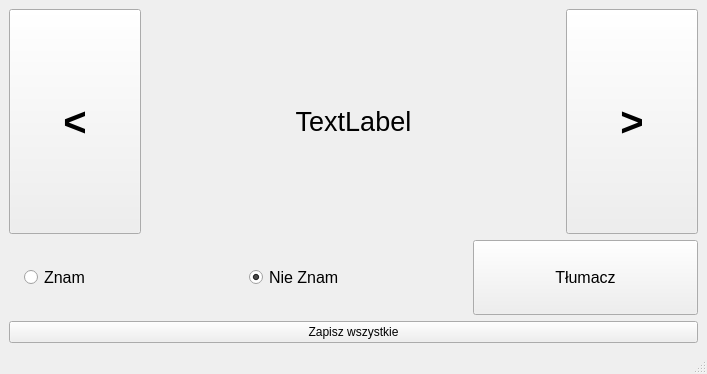
<?xml version="1.0" encoding="UTF-8"?>
<ui version="4.0">
 <class>MostFrequentList</class>
 <widget class="QMainWindow" name="MostFrequentList">
  <property name="geometry">
   <rect>
    <x>0</x>
    <y>0</y>
    <width>707</width>
    <height>374</height>
   </rect>
  </property>
  <property name="windowTitle">
   <string>MainWindow</string>
  </property>
  <widget class="QWidget" name="centralwidget">
   <layout class="QGridLayout" name="gridLayout">
    <item row="0" column="0">
     <layout class="QVBoxLayout" name="verticalLayout_3">
      <item>
       <layout class="QVBoxLayout" name="verticalLayout_2" stretch="3,1">
        <item>
         <layout class="QVBoxLayout" name="verticalLayout">
          <item>
           <layout class="QHBoxLayout" name="horizontalLayout_2" stretch="1,3,1">
            <property name="spacing">
             <number>14</number>
            </property>
            <property name="sizeConstraint">
             <enum>QLayout::SetNoConstraint</enum>
            </property>
            <item>
             <widget class="QPushButton" name="go_left_button">
              <property name="sizePolicy">
               <sizepolicy hsizetype="Minimum" vsizetype="Preferred">
                <horstretch>0</horstretch>
                <verstretch>0</verstretch>
               </sizepolicy>
              </property>
              <property name="font">
               <font>
                <pointsize>30</pointsize>
                <weight>75</weight>
                <bold>true</bold>
               </font>
              </property>
              <property name="text">
               <string>&lt;</string>
              </property>
              <property name="shortcut">
               <string>Left</string>
              </property>
             </widget>
            </item>
            <item>
             <widget class="QLabel" name="word_label">
              <property name="font">
               <font>
                <family>MS Shell Dlg 2</family>
                <pointsize>20</pointsize>
                <weight>50</weight>
                <bold>false</bold>
                <stylestrategy>PreferAntialias</stylestrategy>
               </font>
              </property>
              <property name="frameShape">
               <enum>QFrame::NoFrame</enum>
              </property>
              <property name="text">
               <string>TextLabel</string>
              </property>
              <property name="textFormat">
               <enum>Qt::AutoText</enum>
              </property>
              <property name="scaledContents">
               <bool>true</bool>
              </property>
              <property name="alignment">
               <set>Qt::AlignCenter</set>
              </property>
              <property name="indent">
               <number>1</number>
              </property>
             </widget>
            </item>
            <item>
             <widget class="QPushButton" name="go_right_button">
              <property name="enabled">
               <bool>true</bool>
              </property>
              <property name="sizePolicy">
               <sizepolicy hsizetype="Minimum" vsizetype="Preferred">
                <horstretch>0</horstretch>
                <verstretch>0</verstretch>
               </sizepolicy>
              </property>
              <property name="font">
               <font>
                <pointsize>30</pointsize>
                <weight>75</weight>
                <bold>true</bold>
               </font>
              </property>
              <property name="text">
               <string>&gt;</string>
              </property>
              <property name="shortcut">
               <string>Right</string>
              </property>
              <property name="flat">
               <bool>false</bool>
              </property>
             </widget>
            </item>
           </layout>
          </item>
         </layout>
        </item>
        <item>
         <layout class="QHBoxLayout" name="horizontal_layout">
          <property name="spacing">
           <number>0</number>
          </property>
          <property name="sizeConstraint">
           <enum>QLayout::SetDefaultConstraint</enum>
          </property>
          <property name="leftMargin">
           <number>15</number>
          </property>
          <property name="rightMargin">
           <number>0</number>
          </property>
          <item>
           <widget class="QRadioButton" name="known_button">
            <property name="sizePolicy">
             <sizepolicy hsizetype="Preferred" vsizetype="Preferred">
              <horstretch>0</horstretch>
              <verstretch>0</verstretch>
             </sizepolicy>
            </property>
            <property name="font">
             <font>
              <family>MS Shell Dlg 2</family>
              <pointsize>12</pointsize>
              <stylestrategy>PreferAntialias</stylestrategy>
             </font>
            </property>
            <property name="text">
             <string>Znam</string>
            </property>
            <property name="shortcut">
             <string>Z</string>
            </property>
           </widget>
          </item>
          <item>
           <widget class="QRadioButton" name="not_known_button">
            <property name="sizePolicy">
             <sizepolicy hsizetype="Preferred" vsizetype="Preferred">
              <horstretch>0</horstretch>
              <verstretch>0</verstretch>
             </sizepolicy>
            </property>
            <property name="font">
             <font>
              <family>MS Shell Dlg 2</family>
              <pointsize>12</pointsize>
              <stylestrategy>PreferAntialias</stylestrategy>
             </font>
            </property>
            <property name="text">
             <string>Nie Znam</string>
            </property>
            <property name="shortcut">
             <string>X</string>
            </property>
            <property name="checked">
             <bool>true</bool>
            </property>
           </widget>
          </item>
          <item>
           <widget class="QPushButton" name="pushButton">
            <property name="sizePolicy">
             <sizepolicy hsizetype="Preferred" vsizetype="Preferred">
              <horstretch>0</horstretch>
              <verstretch>0</verstretch>
             </sizepolicy>
            </property>
            <property name="font">
             <font>
              <pointsize>12</pointsize>
              <stylestrategy>PreferAntialias</stylestrategy>
             </font>
            </property>
            <property name="text">
             <string>Tłumacz</string>
            </property>
            <property name="shortcut">
             <string>Space</string>
            </property>
           </widget>
          </item>
         </layout>
        </item>
       </layout>
      </item>
      <item>
       <widget class="QPushButton" name="save_button">
        <property name="toolTip">
         <string>Zapisz wszystkie zmiany i przejdź do następniego kroku.</string>
        </property>
        <property name="text">
         <string>Zapisz wszystkie</string>
        </property>
       </widget>
      </item>
     </layout>
    </item>
   </layout>
  </widget>
  <widget class="QMenuBar" name="menubar">
   <property name="geometry">
    <rect>
     <x>0</x>
     <y>0</y>
     <width>707</width>
     <height>21</height>
    </rect>
   </property>
  </widget>
  <widget class="QStatusBar" name="statusbar"/>
 </widget>
 <resources/>
 <connections>
  <connection>
   <sender>pushButton</sender>
   <signal>clicked()</signal>
   <receiver>MostFrequentList</receiver>
   <slot>translateWord()</slot>
   <hints>
    <hint type="sourcelabel">
     <x>531</x>
     <y>261</y>
    </hint>
    <hint type="destinationlabel">
     <x>111</x>
     <y>-11</y>
    </hint>
   </hints>
  </connection>
  <connection>
   <sender>go_right_button</sender>
   <signal>clicked()</signal>
   <receiver>MostFrequentList</receiver>
   <slot>nextWord()</slot>
   <hints>
    <hint type="sourcelabel">
     <x>629</x>
     <y>128</y>
    </hint>
    <hint type="destinationlabel">
     <x>351</x>
     <y>33</y>
    </hint>
   </hints>
  </connection>
  <connection>
   <sender>go_left_button</sender>
   <signal>clicked()</signal>
   <receiver>MostFrequentList</receiver>
   <slot>perviousWord()</slot>
   <hints>
    <hint type="sourcelabel">
     <x>78</x>
     <y>100</y>
    </hint>
    <hint type="destinationlabel">
     <x>217</x>
     <y>29</y>
    </hint>
   </hints>
  </connection>
  <connection>
   <sender>save_button</sender>
   <signal>clicked()</signal>
   <receiver>MostFrequentList</receiver>
   <slot>saveAndExit()</slot>
   <hints>
    <hint type="sourcelabel">
     <x>420</x>
     <y>341</y>
    </hint>
    <hint type="destinationlabel">
     <x>463</x>
     <y>22</y>
    </hint>
   </hints>
  </connection>
  <connection>
   <sender>not_known_button</sender>
   <signal>clicked()</signal>
   <receiver>MostFrequentList</receiver>
   <slot>updateScore()</slot>
   <hints>
    <hint type="sourcelabel">
     <x>314</x>
     <y>264</y>
    </hint>
    <hint type="destinationlabel">
     <x>379</x>
     <y>22</y>
    </hint>
   </hints>
  </connection>
  <connection>
   <sender>known_button</sender>
   <signal>clicked()</signal>
   <receiver>MostFrequentList</receiver>
   <slot>updateScore()</slot>
   <hints>
    <hint type="sourcelabel">
     <x>88</x>
     <y>280</y>
    </hint>
    <hint type="destinationlabel">
     <x>193</x>
     <y>23</y>
    </hint>
   </hints>
  </connection>
 </connections>
 <slots>
  <slot>translateWord()</slot>
  <slot>nextWord()</slot>
  <slot>perviousWord()</slot>
  <slot>saveAndExit()</slot>
  <slot>updateScore()</slot>
 </slots>
</ui>
